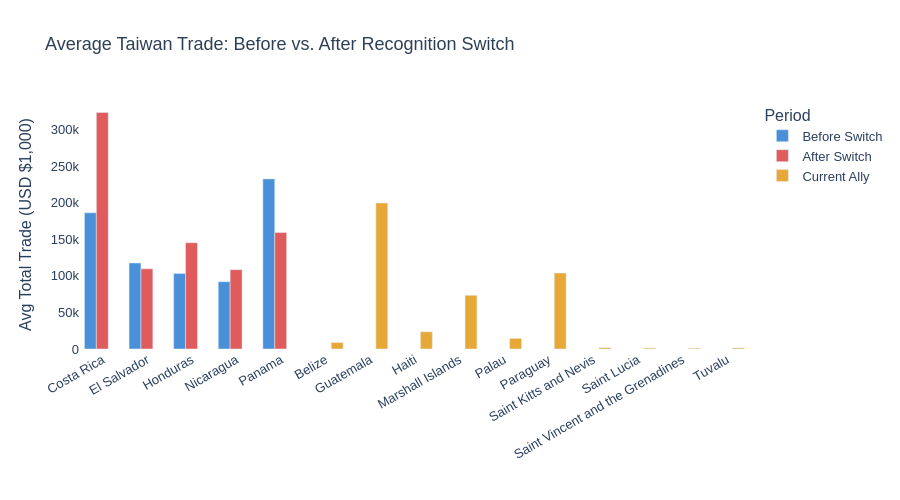

The code cell stored with this chart in its notebook:
### Markdown cell above
## Before vs. After the Switch

This section compares the **average Taiwan trade volume** for switcher countries in the years **before** they switched recognition versus **after** they switched. For current allies, the full period average is shown.

If switching recognition to China meant a decline in Taiwan trade, we would expect the "After Switch" bars to be noticeably lower than the "Before Switch" bars.

### Code cell
# ── Chart 5: Before vs After Switch — Grouped Bar ─────────────────────
avg_trade = (
    tw_pivot.groupby(["Partner", "Period"])["Total Trade"]
    .mean().reset_index()
)

period_order = ["Before Switch", "After Switch", "Current Ally"]
color_map = {
    "Before Switch": ALLY_COLOR,
    "After Switch":  SWITCHER_COLOR,
    "Current Ally":  HIGHLIGHT
}

fig = px.bar(
    avg_trade,
    x="Partner", y="Total Trade",
    color="Period",
    barmode="group",
    category_orders={"Period": period_order},
    color_discrete_map=color_map,
    title="Average Taiwan Trade: Before vs. After Recognition Switch",
    labels={"Total Trade": "Avg Total Trade (USD $1,000)", "Partner": ""},
    hover_data={"Total Trade": ":,.0f"}
)
fig.update_layout(
    plot_bgcolor="white", paper_bgcolor="white",
    font=dict(family="Arial", size=13),
    title_font=dict(size=18, color=ACCENT),
    xaxis_tickangle=-30,
    legend_title="Period",
    hovermode="x unified",
    height=500
)
fig.show()

### Figure 1 — Plotly figure (JSON) as saved in the notebook; plotly's stock layout.template omitted (floating-point values rounded to 4 significant figures)
{"data": [{"alignmentgroup": "True", "hovertemplate": "Period=Before Switch<br>=%{x}<br>Avg Total Trade (USD $1,000)=%{y:,.0f}<extra></extra>", "legendgroup": "Before Switch", "marker": {"color": "#4A90D9", "pattern": {"shape": ""}}, "name": "Before Switch", "offsetgroup": "Before Switch", "orientation": "v", "showlegend": true, "textposition": "auto", "type": "bar", "x": ["Costa Rica", "El Salvador", "Honduras", "Nicaragua", "Panama"], "xaxis": "x", "y": [186300.0, 117700.0, 103200.0, 92020.0, 232600.0], "yaxis": "y"}, {"alignmentgroup": "True", "hovertemplate": "Period=After Switch<br>=%{x}<br>Avg Total Trade (USD $1,000)=%{y:,.0f}<extra></extra>", "legendgroup": "After Switch", "marker": {"color": "#E05C5C", "pattern": {"shape": ""}}, "name": "After Switch", "offsetgroup": "After Switch", "orientation": "v", "showlegend": true, "textposition": "auto", "type": "bar", "x": ["Costa Rica", "El Salvador", "Honduras", "Nicaragua", "Panama"], "xaxis": "x", "y": [323500.0, 109600.0, 145200.0, 108500.0, 159200.0], "yaxis": "y"}, {"alignmentgroup": "True", "hovertemplate": "Period=Current Ally<br>=%{x}<br>Avg Total Trade (USD $1,000)=%{y:,.0f}<extra></extra>", "legendgroup": "Current Ally", "marker": {"color": "#E8A838", "pattern": {"shape": ""}}, "name": "Current Ally", "offsetgroup": "Current Ally", "orientation": "v", "showlegend": true, "textposition": "auto", "type": "bar", "x": ["Belize", "Guatemala", "Haiti", "Marshall Islands", "Palau", "Paraguay", "Saint Kitts and Nevis", "Saint Lucia", "Saint Vincent and the Grenadines", "Tuvalu"], "xaxis": "x", "y": [8842.0, 199600.0, 23590.0, 73420.0, 14490.0, 103800.0, 1764.0, 1201.0, 1051.0, 1466.0], "yaxis": "y"}], "layout": {"barmode": "group", "font": {"family": "Arial", "size": 13}, "height": 500, "hovermode": "x unified", "legend": {"title": {"text": "Period"}, "tracegroupgap": 0}, "paper_bgcolor": "white", "plot_bgcolor": "white", "title": {"font": {"color": "#2E4057", "size": 18}, "text": "Average Taiwan Trade: Before vs. After Recognition Switch"}, "xaxis": {"anchor": "y", "domain": [0, 1], "tickangle": -30, "title": {"text": ""}}, "yaxis": {"anchor": "x", "domain": [0, 1], "title": {"text": "Avg Total Trade (USD $1,000)"}}}}
